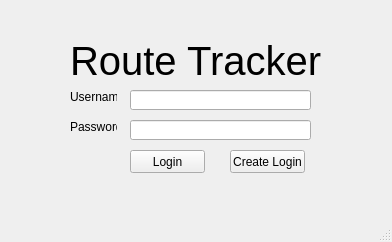
<?xml version="1.0" encoding="UTF-8"?>
<ui version="4.0">
 <class>loginWindow</class>
 <widget class="QMainWindow" name="loginWindow">
  <property name="geometry">
   <rect>
    <x>0</x>
    <y>0</y>
    <width>392</width>
    <height>242</height>
   </rect>
  </property>
  <property name="windowTitle">
   <string>MainWindow</string>
  </property>
  <widget class="QWidget" name="centralwidget">
   <widget class="QLineEdit" name="usernameLineEdit">
    <property name="geometry">
     <rect>
      <x>130</x>
      <y>90</y>
      <width>181</width>
      <height>20</height>
     </rect>
    </property>
   </widget>
   <widget class="QLineEdit" name="passwordLineEdit">
    <property name="geometry">
     <rect>
      <x>130</x>
      <y>120</y>
      <width>181</width>
      <height>20</height>
     </rect>
    </property>
    <property name="echoMode">
     <enum>QLineEdit::Password</enum>
    </property>
   </widget>
   <widget class="QLabel" name="usernameLabel">
    <property name="geometry">
     <rect>
      <x>70</x>
      <y>90</y>
      <width>47</width>
      <height>13</height>
     </rect>
    </property>
    <property name="text">
     <string>Username:</string>
    </property>
   </widget>
   <widget class="QLabel" name="passwordLabel">
    <property name="geometry">
     <rect>
      <x>70</x>
      <y>120</y>
      <width>47</width>
      <height>13</height>
     </rect>
    </property>
    <property name="text">
     <string>Password</string>
    </property>
   </widget>
   <widget class="QLabel" name="label">
    <property name="geometry">
     <rect>
      <x>70</x>
      <y>30</y>
      <width>271</width>
      <height>61</height>
     </rect>
    </property>
    <property name="font">
     <font>
      <pointsize>30</pointsize>
     </font>
    </property>
    <property name="text">
     <string>Route Tracker</string>
    </property>
   </widget>
   <widget class="QPushButton" name="loginButton">
    <property name="geometry">
     <rect>
      <x>130</x>
      <y>150</y>
      <width>75</width>
      <height>23</height>
     </rect>
    </property>
    <property name="text">
     <string>Login</string>
    </property>
   </widget>
   <widget class="QPushButton" name="pushButton">
    <property name="geometry">
     <rect>
      <x>230</x>
      <y>150</y>
      <width>75</width>
      <height>23</height>
     </rect>
    </property>
    <property name="text">
     <string>Create Login</string>
    </property>
   </widget>
  </widget>
  <widget class="QMenuBar" name="menubar">
   <property name="geometry">
    <rect>
     <x>0</x>
     <y>0</y>
     <width>392</width>
     <height>21</height>
    </rect>
   </property>
  </widget>
  <widget class="QStatusBar" name="statusbar"/>
 </widget>
 <resources/>
 <connections/>
</ui>
